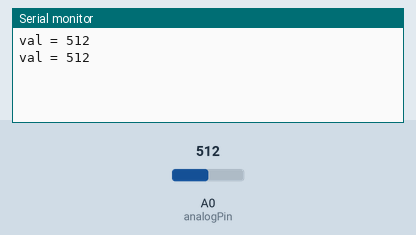
This sketch was run on a simulated Arduino Uno, built with avr-gcc and run on an emulated ATmega328P. Shown: the last lines printed to the serial monitor. The inputs (shaded band) are chosen by the test bench; at power-on: A0 (analogPin) = 512.

Above: at 1.8 s.
1.9 s: A0 (analogPin) set to 716
At 2.6 s:
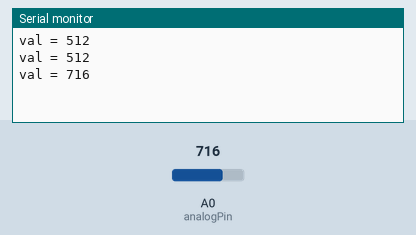
3.4 s: A0 (analogPin) set to 900
At 4.8 s:
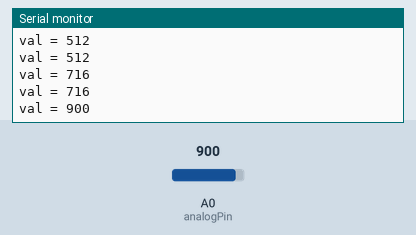
Timing chart, 0 to 6.4 s (numbered marks = the images above; inputs shaded):
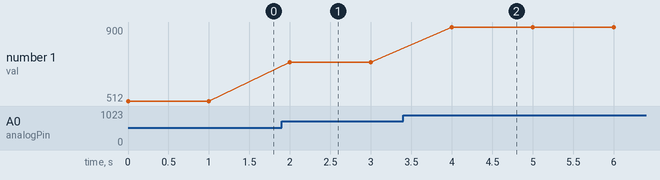

The sketch:

ldr.ino
```cpp
int analogPin = A0;
int val = 0;


void setup() {
  // put your setup code here, to run once:
  Serial.begin(9600);
}

void loop() {
  // put your main code here, to run repeatedly:
  val = analogRead(analogPin);
  Serial.print("val = ");
  Serial.println(val);
  delay(1000);
}
```

Measured:
- after the input at 1.9 s, the serial monitor: prints a new line after 0.10 s (image 1)
- after the input at 3.4 s, the serial monitor: prints a new line after 0.60 s (image 2)
- plotted number 1: 512 → 716 after the input at 1.9 s, 716 → 900 after the input at 3.4 s
